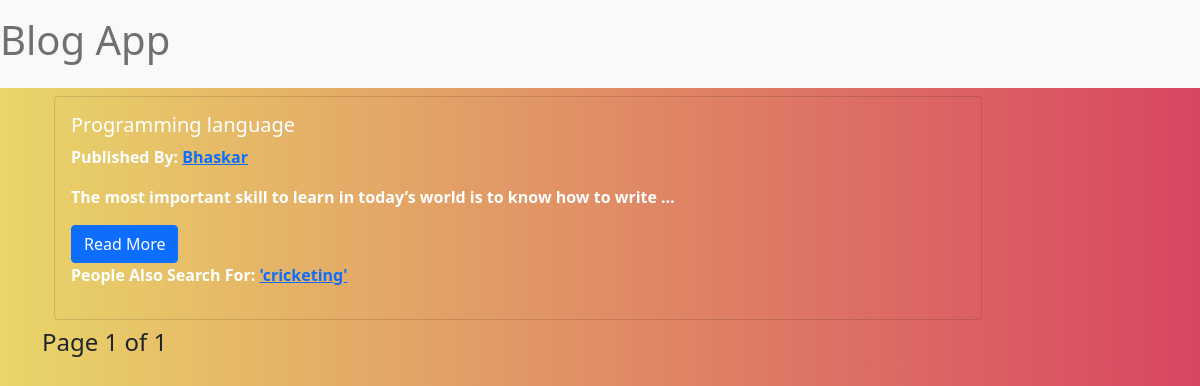
/tags/computers/, run on the app's committed database.
### blogapp/models.py (models this page shows)
class Post(models.Model):
    status_choices=(('draft','Draft'),('published','Published'))
    title=models.CharField(max_length=256)
    slug=models.SlugField(max_length=256,unique_for_date='publish')
    author=models.ForeignKey(User,related_name='blogapp_posts',on_delete=models.CASCADE)
    body=models.TextField()
    publish=models.DateTimeField(default=timezone.now)
    created=models.DateTimeField(auto_now_add=True)
    updated=models.DateTimeField(auto_now=True)
    status=models.CharField(max_length=10,choices=status_choices,default='draft')
    tags=TaggableManager()
    def get_absolute_url(self):
        return reverse('detail',args=[self.publish.year,self.publish.strftime('%m'),self.publish.strftime("%d"),self.slug])

### blogapp/views.py (the view)
# urls.py: path('',views.post_list_view),
def post_list_view(request,slug=None):
    post_list=Post.objects.all()
    tag=None
    if slug:
        tag=get_object_or_404(Tag,slug=slug)
        post_list=post_list.filter(body__contains=slug)
    paginator=Paginator(post_list,2)
    page_number=request.GET.get('page')
    try:
        post_list=paginator.page(page_number)
    except PageNotAnInteger:
        post_list=paginator.page(1)
    except EmptyPage:
        post_list=paginator.page(paginator.num_pages)
    return render(request,'post_list.html',{'postlist':post_list,'tag':tag})

### blogapp/templates/post_list.html (shortened to what this page needs)
{%extends 'base.html'%}
{%block body%}
{%for post in postlist%}
<strong><div class="container my-2">
    <div class="card" style="width: 58rem;background: transparent; color:white;">
        <div class="card-body">
            <h5>{{post.title}}</h5>
            <p class="card-text">Published By: <a href="{{post.get_absolute_url}}">{{post.author|title}}</a></p>
            <p class="card-text">{{post.body|truncatewords:15|linebreaks}}</p>
            <a href="{{post.get_absolute_url}}" class="btn btn-primary">Read More</a>
            <p>People Also Search For:
                {%for tag in post.tags.all%}
                <a href="/tags/{{tag.slug}}/">{{tag.name}}</a>
                {%endfor%}
            </p>
        </div>
    </div>
</div></strong>
{%endfor%}
{%include 'pagination.html' with page=postlist%}
{%endblock%}

### blogapp/templates/base.html (style rules this page uses)
body { background: linear-gradient(to right,rgba(218, 186, 5, 0.6),rgba(212, 49, 81, 0.9)); }

### data on the page
Post: title "Programming language", author "Bhaskar", body "The most important skill to learn in today’s world is to know how to write …"
Tag: name "'cricketing'"

### other printed values
{{ page.number }} "1"
{{ page.paginator.num_pages }} "1"
